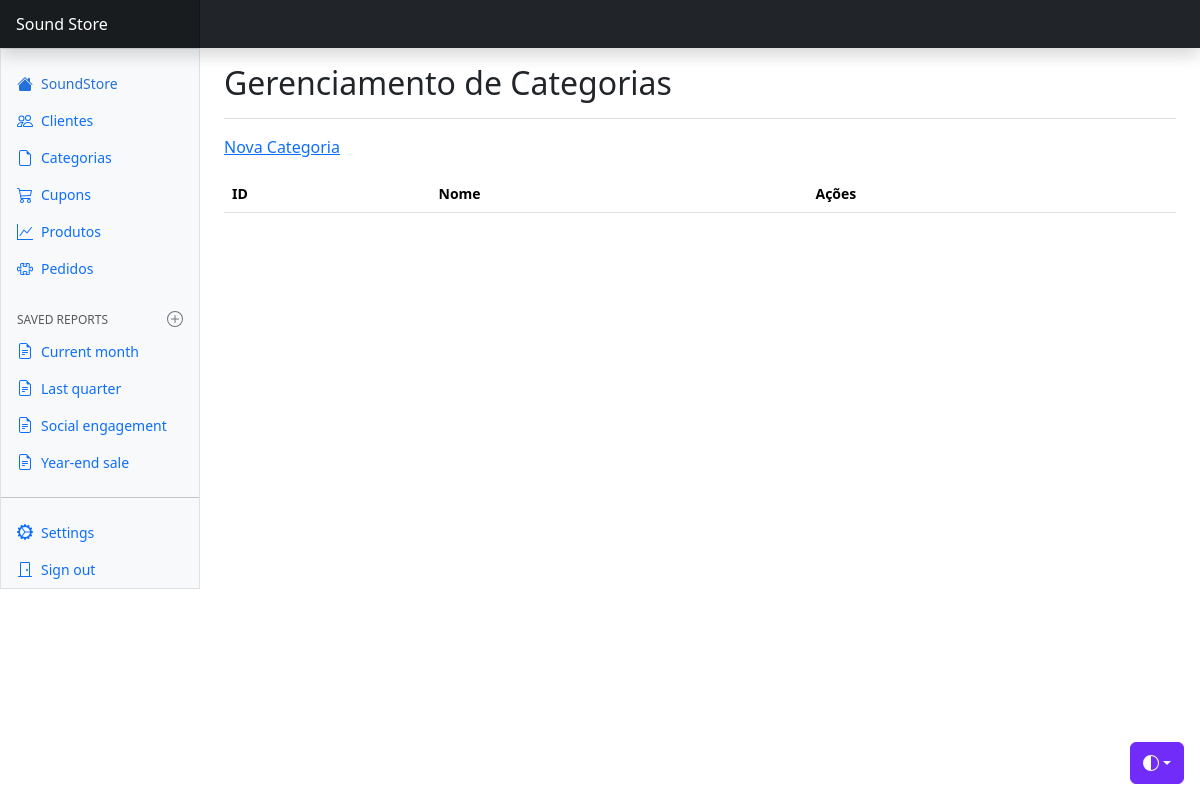
Before: /views/categoria/index.php with the older database file.
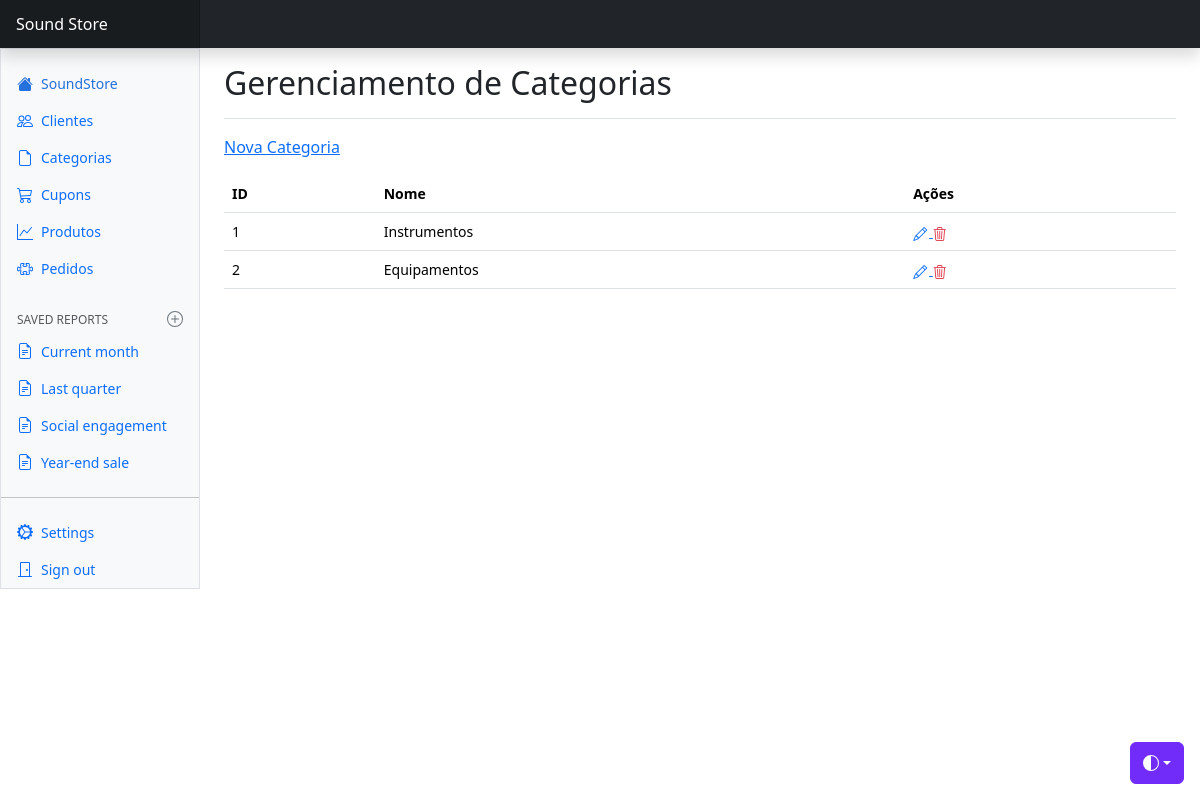
After: the same page with the newer database file.
### tables this page shows
CREATE TABLE `categorias` (
  `id_categoria` int(11) NOT NULL,
  `nome` varchar(50) DEFAULT NULL
);

### config/BD.php (called while the page is built)
<?php
    class BD {
        public static function getConexao() {
            $conn = new PDO(
                "mysql:host=localhost;dbname=soundstore_bd",
                "root",
                ""
            );
            return $conn;
        }
    }

### model/dao/CategoriaDAO.php (called while the page is built, shortened)
<?php
    class CategoriaDAO {
        public function read() {
            try {
                $query = BD::getConexao()->prepare("SELECT * FROM categorias");
                if(!$query->execute()) {
                    print_r($query->errorInfo());
                }
                $listaCategorias = array();
                foreach($query->fetchAll(PDO::FETCH_ASSOC) as $linha) {
                    $categoria = new Categoria();
                    $categoria->setId($linha['id_categoria']);
                    $categoria->setNome($linha['nome']);
                    array_push($listaCategorias, $categoria);
                }
                return $listaCategorias;
            }
            catch(PDOException $e) {
                echo "Erro #2: " . $e->getMessage();
            }
        }
    }

### model/bean/Categoria.php (called while the page is built)
<?php
    class Categoria {
        private $id;
        private $nome;
        public function getId() {
            return $this->id;
        }
        public function setId($id) {
            $this->id = $id;
        }
        public function getNome() {
            return $this->nome;
        }
        public function setNome($nome) {
            $this->nome = $nome;
        }
    }

### views/categoria/index.php (the view, shortened to what this page needs)
<?php
    $dao = new CategoriaDAO();
?>
<!doctype html>
<html lang="en" data-bs-theme="auto">
  <head>
    <link href="../../css/bootstrap.min.css" rel="stylesheet" />
    <link rel="stylesheet" href="https://cdn.jsdelivr.net/npm/bootstrap-icons@1.13.1/font/bootstrap-icons.min.css">
    <link href="../../css/dashboard.css" rel="stylesheet" />
  </head>
  <body>
    <div
      class="dropdown position-fixed bottom-0 end-0 mb-3 me-3 bd-mode-toggle"
    >
      <button
        class="btn btn-bd-primary py-2 dropdown-toggle d-flex align-items-center"
        id="bd-theme"
        type="button"
        aria-expanded="false"
        data-bs-toggle="dropdown"
        aria-label="Toggle theme (auto)"
      >
        <svg class="bi my-1 theme-icon-active" aria-hidden="true">
          <use href="#circle-half"></use>
        </svg>
      </button>
    </div>
    <header
      class="navbar sticky-top bg-dark flex-md-nowrap p-0 shadow"
      data-bs-theme="dark"
    >
      <a
        class="navbar-brand col-md-3 col-lg-2 me-0 px-3 fs-6 text-white"
        href="../home"
        >Sound Store</a
      >
    </header>
    <div class="container-fluid">
      <div class="row">
        <div
          class="sidebar border border-right col-md-3 col-lg-2 p-0 bg-body-tertiary"
        >
          <div
            class="offcanvas-md offcanvas-end bg-body-tertiary"
            tabindex="-1"
            id="sidebarMenu"
            aria-labelledby="sidebarMenuLabel"
          >
            <?php include "../menu/navbar.php" ?>
          </div>
        </div>
        <main class="col-md-9 ms-sm-auto col-lg-10 px-md-4">
          <div
            class="d-flex justify-content-between flex-wrap flex-md-nowrap align-items-center pt-3 pb-2 mb-3 border-bottom"
          >
            <h1 class="h2">Gerenciamento de Categorias</h1>
          </div>
          <p>
            <a href="create.php">Nova Categoria</a>
          </p>
          <div class="table-responsive small">
            <table class="table table-hover">
                <tr>
                    <th>ID</th>
                    <th>Nome</th>
                    <th>Ações</th>
                </tr>
                <?php foreach($dao->read() as $categoria) : ?>
                    <tr>
                        <td><?= $categoria->getId() ?></td>
                        <td><?= $categoria->getNome() ?></td>
                        <td>
                          <a title="Editar" href="edit.php?id=<?= $categoria->getId() ?>">
                            <i class="bi bi-pencil"></i>
                          </a>
                          <a title="Excluir" class="link-danger" href="destroy.php?id=<?= $categoria->getId() ?>">
                            <i class="bi bi-trash3"></i>
                          </a>
                        </td>
                    </tr>
                <?php endforeach ?>
            </table>
          </div>
        </main>
      </div>
    </div>
  </body>
</html>

Changed rows visible on the page:
added categorias: id_categoria "1", nome "Instrumentos"
added categorias: id_categoria "2", nome "Equipamentos"
